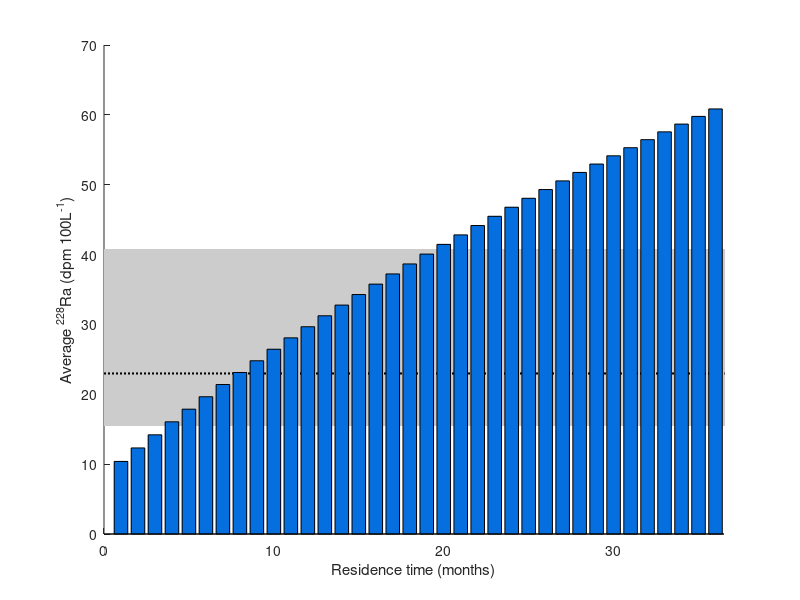

This chart was generated by the following MATLAB code: (Note: this script raises an error after producing the figure.)
%% plot of Ra shelf activity vs. water res time 
% based on plot in Ra_sed_flux excel sheet
% started 4/19/23

month = [1:1:36];
Ra = [10.39
12.32
14.20
16.06
17.87
19.65
21.40
23.12
24.80
26.45
28.08
29.67
31.24
32.77
34.28
35.77
37.23
38.66
40.07
41.46
42.82
44.16
45.48
46.78
48.06
49.31
50.55
51.76
52.96
54.14
55.30
56.45
57.57
58.68
59.78
60.85]; % in dpm/100L

C1 = [0.2081,0.1663,0.5292];
C2 = [0.0244,0.4350,0.8755];
C3 = [0.1986,0.7214,0.6310];
C4 = [0.9856,0.7372,0.2537];
C5 = [0.9763,0.9831,0.0538];

%%
figure; hold on;
rectangle('Position',[0,15.39,37,(40.83-15.39)],'edgecolor','none','facecolor',[0.8 0.8 0.8]);
plot([0 37],[22.98 22.98],':k','linewidth',1.5);

bar(month,Ra,'facecolor',C2);
xlabel('Residence time (months)'); ylabel('Average ^{228}Ra (dpm 100L^{-1})'); 
xlim([0 36.5]);
good_titles(20); 

%% as line instead of bar plot
figure; hold on;
% rectangle('Position',[0,15.39,37,(40.83-15.39)],'edgecolor','none','facecolor',[0.8 0.8 0.8]);
rectangle('Position',[0,12.81,37,(40.83-12.81)],'edgecolor','none','facecolor',[0.8 0.8 0.8]);
% plot([0 37],[22.98 22.98],':k','linewidth',1.5);
plot([0 37],[21.29 21.29],':k','linewidth',1.5);

plot(month,Ra,'color',C2,'linewidth',2);
xlabel('Residence time (months)'); ylabel('Average ^{228}Ra (dpm 100L^{-1})'); 
xlim([0 36.5]); ylim([0 70]);
good_titles(20); 